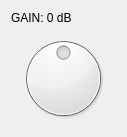
<?xml version="1.0" encoding="UTF-8"?>
<ui version="4.0">
 <class>MainWindow</class>
 <widget class="QDialog" name="MainWindow">
  <property name="geometry">
   <rect>
    <x>0</x>
    <y>0</y>
    <width>127</width>
    <height>137</height>
   </rect>
  </property>
  <property name="windowTitle">
   <string>RTP запаковщик</string>
  </property>
  <property name="styleSheet">
   <string notr="true"/>
  </property>
  <layout class="QVBoxLayout" name="verticalLayout_3">
   <item>
    <widget class="QLabel" name="gainLabel">
     <property name="text">
      <string>GAIN: 0 dB</string>
     </property>
    </widget>
   </item>
   <item>
    <widget class="QDial" name="gainDial">
     <property name="minimum">
      <number>-100</number>
     </property>
     <property name="maximum">
      <number>100</number>
     </property>
    </widget>
   </item>
  </layout>
 </widget>
 <resources/>
 <connections/>
</ui>
